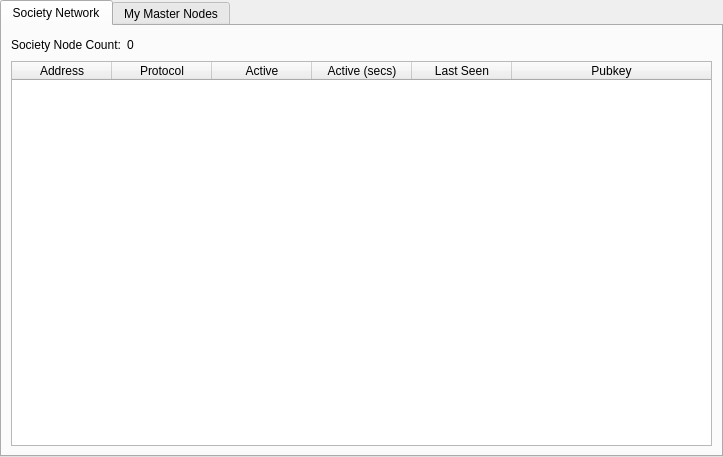
<?xml version="1.0" encoding="UTF-8"?>
<ui version="4.0">
 <class>MasternodeManager</class>
 <widget class="QWidget" name="MasternodeManager">
  <property name="geometry">
   <rect>
    <x>0</x>
    <y>0</y>
    <width>723</width>
    <height>457</height>
   </rect>
  </property>
  <property name="windowTitle">
   <string>Form</string>
  </property>
  <layout class="QVBoxLayout" name="topLayout">
   <property name="leftMargin">
    <number>0</number>
   </property>
   <property name="topMargin">
    <number>0</number>
   </property>
   <property name="rightMargin">
    <number>0</number>
   </property>
   <property name="bottomMargin">
    <number>0</number>
   </property>
   <item>
    <layout class="QVBoxLayout" name="verticalLayout">
     <property name="bottomMargin">
      <number>0</number>
     </property>
     <item>
      <widget class="QTabWidget" name="tabWidget">
       <property name="currentIndex">
        <number>0</number>
       </property>
       <widget class="QWidget" name="tab">
        <attribute name="title">
         <string>Society Network</string>
        </attribute>
        <layout class="QGridLayout" name="gridLayout">
         <item row="1" column="0">
          <widget class="QTableWidget" name="tableWidgetMasternodes">
           <property name="editTriggers">
            <set>QAbstractItemView::NoEditTriggers</set>
           </property>
           <property name="alternatingRowColors">
            <bool>true</bool>
           </property>
           <property name="selectionBehavior">
            <enum>QAbstractItemView::SelectRows</enum>
           </property>
           <property name="sortingEnabled">
            <bool>true</bool>
           </property>
           <attribute name="horizontalHeaderStretchLastSection">
            <bool>true</bool>
           </attribute>
           <column>
            <property name="text">
             <string>Address</string>
            </property>
           </column>
           <column>
            <property name="text">
             <string>Protocol</string>
            </property>
           </column>
           <column>
            <property name="text">
             <string>Active</string>
            </property>
           </column>
           <column>
            <property name="text">
             <string>Active (secs)</string>
            </property>
           </column>
           <column>
            <property name="text">
             <string>Last Seen</string>
            </property>
           </column>
           <column>
            <property name="text">
             <string>Pubkey</string>
            </property>
           </column>
          </widget>
         </item>
         <item row="0" column="0">
          <layout class="QHBoxLayout" name="horizontalLayout_3">
           <property name="bottomMargin">
            <number>0</number>
           </property>
           <item>
            <widget class="QLabel" name="label_2">
             <property name="text">
              <string>Society Node Count:</string>
             </property>
            </widget>
           </item>
           <item>
            <widget class="QLabel" name="countLabel">
             <property name="text">
              <string>0</string>
             </property>
            </widget>
           </item>
           <item>
            <spacer name="horizontalSpacer_3">
             <property name="orientation">
              <enum>Qt::Horizontal</enum>
             </property>
             <property name="sizeHint" stdset="0">
              <size>
               <width>40</width>
               <height>20</height>
              </size>
             </property>
            </spacer>
           </item>
          </layout>
         </item>
        </layout>
       </widget>
       <widget class="QWidget" name="tab_2">
        <attribute name="title">
         <string>My Master Nodes</string>
        </attribute>
        <layout class="QGridLayout" name="gridLayout_2">
         <item row="0" column="0">
          <layout class="QVBoxLayout" name="verticalLayout_2">
           <property name="bottomMargin">
            <number>0</number>
           </property>
           <item>
            <layout class="QHBoxLayout" name="horizontalLayout">
             <item>
              <widget class="QPushButton" name="createButton">
               <property name="text">
                <string>&amp;Create...</string>
               </property>
              </widget>
             </item>
             <item>
              <spacer name="horizontalSpacer">
               <property name="orientation">
                <enum>Qt::Horizontal</enum>
               </property>
               <property name="sizeHint" stdset="0">
                <size>
                 <width>40</width>
                 <height>20</height>
                </size>
               </property>
              </spacer>
             </item>
            </layout>
           </item>
           <item>
            <widget class="QTableWidget" name="tableWidget_2">
             <property name="minimumSize">
              <size>
               <width>695</width>
               <height>0</height>
              </size>
             </property>
             <property name="styleSheet">
              <string notr="true">background-color:transparent</string>
             </property>
             <property name="editTriggers">
              <set>QAbstractItemView::NoEditTriggers</set>
             </property>
             <property name="alternatingRowColors">
              <bool>true</bool>
             </property>
             <property name="selectionMode">
              <enum>QAbstractItemView::SingleSelection</enum>
             </property>
             <property name="selectionBehavior">
              <enum>QAbstractItemView::SelectRows</enum>
             </property>
             <attribute name="horizontalHeaderStretchLastSection">
              <bool>true</bool>
             </attribute>
             <column>
              <property name="text">
               <string>Alias</string>
              </property>
             </column>
             <column>
              <property name="text">
               <string>IP/Onion</string>
              </property>
             </column>
             <column>
              <property name="text">
               <string>Reward %</string>
              </property>
             </column>
             <column>
              <property name="text">
               <string>Reward Address</string>
              </property>
             </column>
             <column>
              <property name="text">
               <string>Status</string>
              </property>
             </column>
            </widget>
           </item>
           <item>
            <layout class="QHBoxLayout" name="horizontalLayout_2">
             <property name="bottomMargin">
              <number>0</number>
             </property>
             <item>
              <widget class="QPushButton" name="UpdateButton">
               <property name="text">
                <string>&amp;Update</string>
               </property>
              </widget>
             </item>
             <item>
              <widget class="QPushButton" name="openMNConfigfileButton">
               <property name="text">
                <string>&amp;Masternode.conf</string>
               </property>
              </widget>
             </item>
             <item>
              <spacer name="horizontalSpacer_2">
               <property name="orientation">
                <enum>Qt::Horizontal</enum>
               </property>
               <property name="sizeHint" stdset="0">
                <size>
                 <width>40</width>
                 <height>20</height>
                </size>
               </property>
              </spacer>
             </item>
            </layout>
           </item>
           <item>
            <layout class="QHBoxLayout" name="horizontalLayout_4">
             <property name="bottomMargin">
              <number>0</number>
             </property>
            </layout>
           </item>
           <item>
            <layout class="QHBoxLayout" name="horizontalLayout_5">
             <property name="bottomMargin">
              <number>0</number>
             </property>
             <item>
              <widget class="QPushButton" name="startButton">
               <property name="text">
                <string>S&amp;tart</string>
               </property>
              </widget>
             </item>
             <item>
              <widget class="QPushButton" name="startAllButton">
               <property name="text">
                <string>St&amp;art All</string>
               </property>
              </widget>
             </item>
             <item>
              <spacer name="horizontalSpacer_5">
               <property name="orientation">
                <enum>Qt::Horizontal</enum>
               </property>
               <property name="sizeHint" stdset="0">
                <size>
                 <width>40</width>
                 <height>20</height>
                </size>
               </property>
              </spacer>
             </item>
            </layout>
           </item>
          </layout>
         </item>
        </layout>
       </widget>
      </widget>
     </item>
    </layout>
   </item>
  </layout>
 </widget>
 <resources/>
 <connections/>
</ui>
